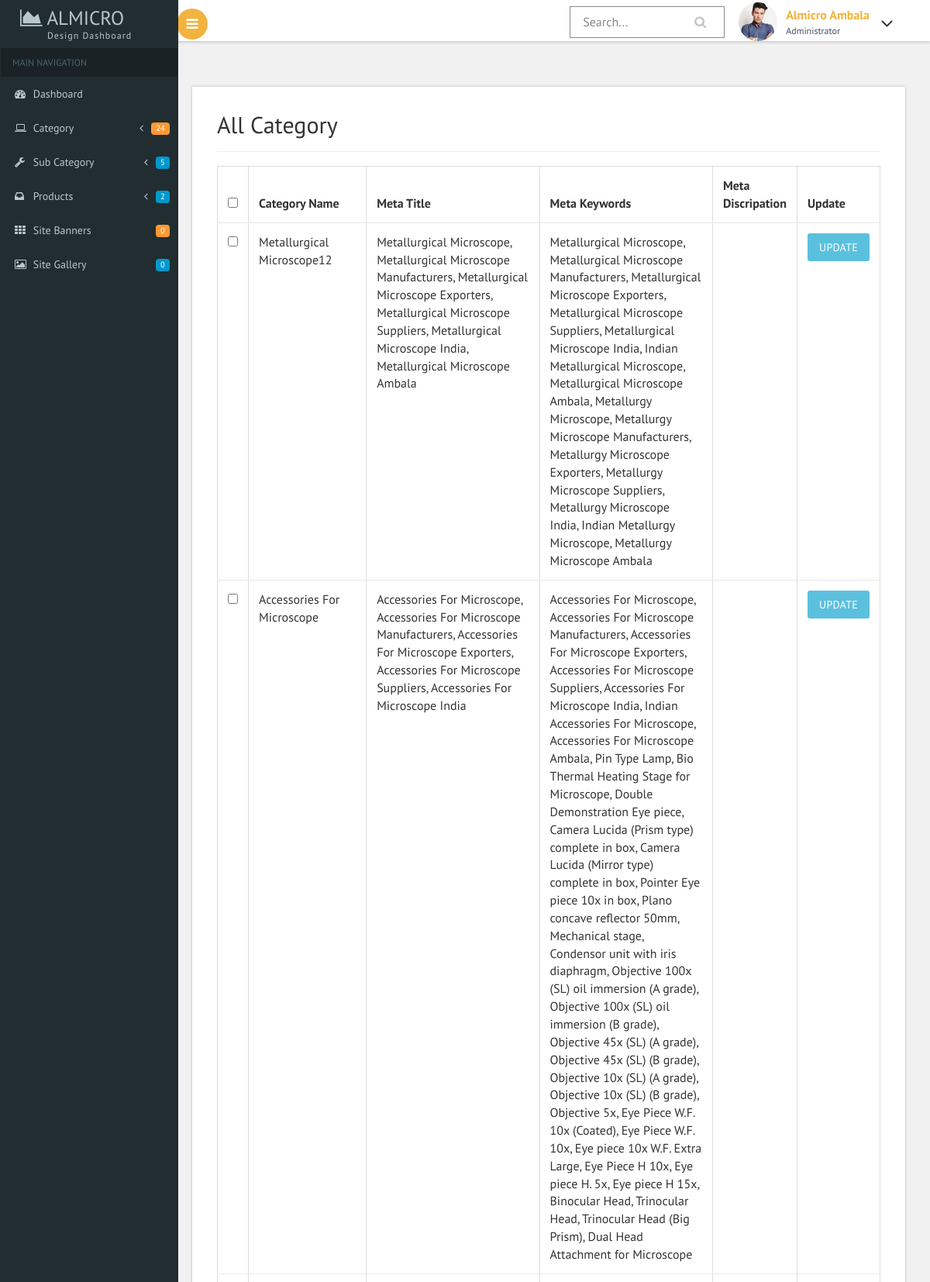
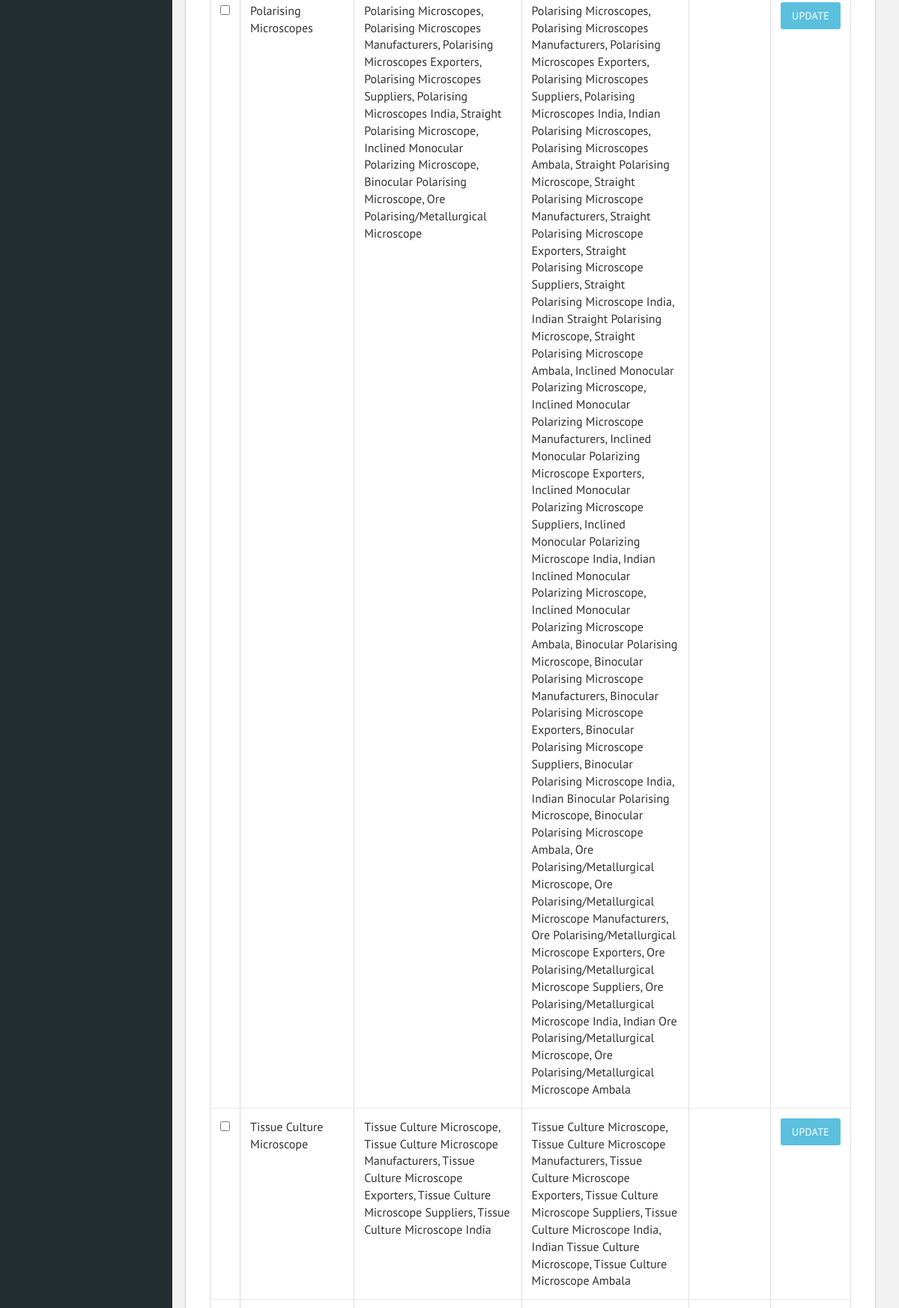
The page /Super_Access/Super_Access/show_cate.php (upper part) on the database its author committed (2 pictures, top to bottom).
### tables this page shows
CREATE TABLE IF NOT EXISTS `category` (
  `catid` int(11) NOT NULL AUTO_INCREMENT,
  `category` varchar(200) NOT NULL DEFAULT '',
  `descr` varchar(200) DEFAULT NULL,
  `color` varchar(20) NOT NULL DEFAULT '',
  `rorder` int(11) NOT NULL DEFAULT '0',
  `fcolor` varchar(20) NOT NULL DEFAULT '',
  `path` varchar(200) NOT NULL DEFAULT '',
  `keywords` text,
  `titlewords` text,
  PRIMARY KEY (`catid`),
  UNIQUE KEY `catid` (`catid`)
);

### Super_Access/Super_Access/class.php (called while the page is built, shortened)
<?php
class DataBase {
	function connect() {
		$this->servername = "localhost";
		$this->username = "root";
		$this->password = "";
		$this->dbname = "almicro";
		$conn = new mysqli($this->servername, $this->username, $this->password, $this->dbname);
		return $conn;
	}
}
Class Select extends Database {
	Public function Category()
	{
        $select = "Select * from Category";
        $result = $this->connect()->query($select);
        return $result;
	}
}

### Super_Access/Super_Access/show_cate.php (the view, shortened to what this page needs)
<?php
include('left-nav.php');
include('header.php');
?>
<div id="page-wrapper">
			<div class="main-page">
					<div class="tables">
					<div class="table-responsive bs-example widget-shadow">
                        <h2>All Category</h2>
						<hr>
						<form method= "post" action ='update.php' >
						<table class="table table-bordered"> <thead> <tr> <th><input type="checkbox" name="check_list[]" value="All"></th> <th>Category Name</th> <th>Meta Title</th> <th>Meta Keywords</th> <th>Meta Discripation</th> <th>Update</th> </tr> </thead> <tbody>
							<?php
							$select = new Select;
							$res =  $select->Category();
							while($row =$res->fetch_assoc())
							{
							echo"<tr> <th scope='row'> <input type='checkbox' name='check_list[]' value='$row[catid]'></th> <td> $row[category]</td> <td>$row[titlewords]</td> <td> $row[keywords]</td> <td>$row[descr]</td> <th>  <button formaction='add_cate.php?check=$row[catid]'  type = 'submit'  class = 'btn btn-info'>Update</button></th> </tr> ";
							}
						   ?>
							  </tbody> </table>
						</form>
					</div>
</div>
        </div>
    </div>
</div>
<?php
include('footer.php');
?>

### Super_Access/Super_Access/css/custom.css (style rules this page uses)
#page-wrapper { padding:5em 2em 2.5em; background-color: #F1F1F1; }

### rows shown on the page
category: category "Metallurgical Microscope12", titlewords "Metallurgical Microscope, Metallurgical Microscope Manufacturers, Metallurgical Microscope Exporters, Metallurgical Microscope Suppliers, Metallurgical Microscope India, Metallurgical Microscope Ambala", keywords "Metallurgical Microscope, Metallurgical Microscope Manufacturers, Metallurgical Microscope Exporters, Metallurgical Microscope Suppliers, Metallurgical Microscope India, Indian Metallurgical Microscope, Metallurgical Microscope Ambala, Metallurgy Microscope, Metallurgy Microscope Manufacturers, Metallurgy Microscope Exporters, Metallurgy Microscope Suppliers, Metallurgy Microscope India, Indian Metallurgy Microscope, Metallurgy Microscope Ambala"
category: category "Accessories For Microscope", titlewords "Accessories For Microscope, Accessories For Microscope Manufacturers, Accessories For Microscope Exporters, Accessories For Microscope Suppliers, Accessories For Microscope India", keywords "Accessories For Microscope, Accessories For Microscope Manufacturers, Accessories For Microscope Exporters, Accessories For Microscope Suppliers, Accessories For Microscope India, Indian Accessories For Microscope, Accessories For Microscope Ambala, Pin Type Lamp, Bio Thermal Heating Stage for Microscope, Double Demonstration Eye piece, Camera Lucida (Prism type) complete in box, Camera Lucida (Mirror type) complete in box, Pointer Eye piece 10x in box, Plano concave reflector 50mm, Mechanical stage, Condensor unit with iris diaphragm, Objective 100x (SL) oil immersion (A grade), Objective 100x (SL) oil immersion (B grade), Objective 45x (SL) (A grade), Objective 45x (SL) (B grade),…"
category: category "Polarising Microscopes", titlewords "Polarising Microscopes, Polarising Microscopes Manufacturers, Polarising Microscopes Exporters, Polarising Microscopes Suppliers, Polarising Microscopes India, Straight Polarising Microscope, Inclined Monocular Polarizing Microscope, Binocular Polarising Microscope, Ore Polarising/Metallurgical Microscope", keywords "Polarising Microscopes, Polarising Microscopes Manufacturers, Polarising Microscopes Exporters, Polarising Microscopes Suppliers, Polarising Microscopes India, Indian Polarising Microscopes, Polarising Microscopes Ambala, Straight Polarising Microscope, Straight Polarising Microscope Manufacturers, Straight Polarising Microscope Exporters, Straight Polarising Microscope Suppliers, Straight Polarising Microscope India, Indian Straight Polarising Microscope, Straight Polarising Microscope Ambala, Inclined Monocular Polarizing Microscope, Inclined Monocular Polarizing Microscope Manufacturers, Inclined Monocular Polarizing Microscope Exporters, Inclined Monocular Polarizing Microscope…"
category: category "Tissue Culture Microscope", titlewords "Tissue Culture Microscope, Tissue Culture Microscope Manufacturers, Tissue Culture Microscope Exporters, Tissue Culture Microscope Suppliers, Tissue Culture Microscope India", keywords "Tissue Culture Microscope, Tissue Culture Microscope Manufacturers, Tissue Culture Microscope Exporters, Tissue Culture Microscope Suppliers, Tissue Culture Microscope India, Indian Tissue Culture Microscope, Tissue Culture Microscope Ambala"

### other values the page prints
$nav->Category()->num_rows "24"
$nav->Subcategory()->num_rows "5"
$nav->Product()->num_rows "2"
$nav->Banner()->num_rows "0"
$nav->Gallery()->num_rows "0"
